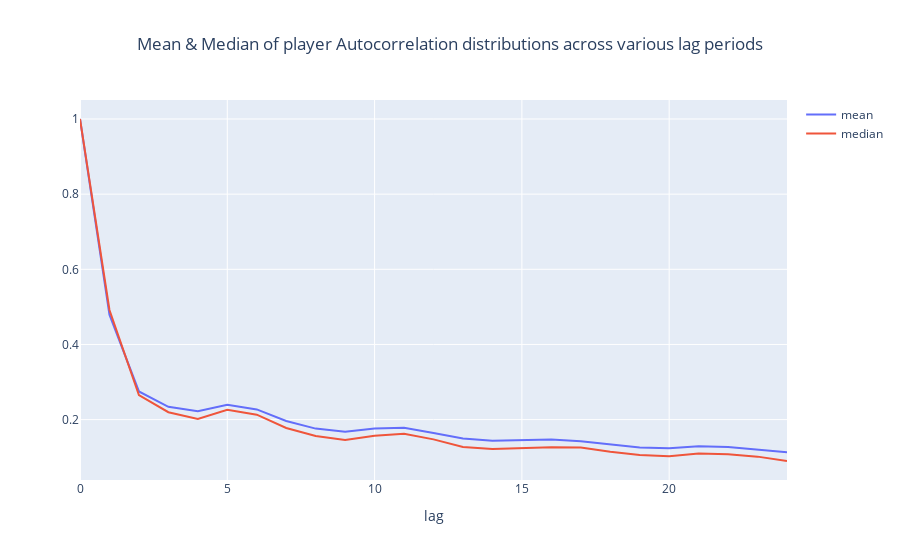

This figure's notebook cell:
### Code cell
lag_gp=auto_frame.groupby('lag').agg({'targetAvg':['mean','median']}).reset_index()
lag_gp.columns=['lag','mean','median']
fig=go.Figure()
fig.add_trace(go.Scatter(x=lag_gp['lag'],y=lag_gp['mean'],mode='lines',name='mean'))
fig.add_trace(go.Scatter(x=lag_gp['lag'],y=lag_gp['median'],mode='lines',name='median'))
fig.update_layout(title='Mean & Median of player Autocorrelation distributions across various lag periods', title_x=0.5 ,xaxis_title='lag')

### Figure 1 — Plotly figure (JSON) as saved in the notebook; plotly's stock layout.template omitted (floating-point values rounded to 4 significant figures)
{"data": [{"mode": "lines", "name": "mean", "type": "scatter", "x": [0, 1, 2, 3, 4, 5, 6, 7, 8, 9, 10, 11, 12, 13, 14, 15, 16, 17, 18, 19, 20, 21, 22, 23, 24], "y": [1, 0.4794, 0.275, 0.2342, 0.2226, 0.2396, 0.2271, 0.1963, 0.1761, 0.1679, 0.1764, 0.1786, 0.1644, 0.1499, 0.1435, 0.145, 0.1469, 0.1423, 0.1344, 0.1257, 0.124, 0.1294, 0.1273, 0.1209, 0.1131]}, {"mode": "lines", "name": "median", "type": "scatter", "x": [0, 1, 2, 3, 4, 5, 6, 7, 8, 9, 10, 11, 12, 13, 14, 15, 16, 17, 18, 19, 20, 21, 22, 23, 24], "y": [1, 0.4917, 0.2652, 0.2197, 0.2016, 0.2262, 0.2131, 0.1778, 0.1565, 0.1455, 0.1573, 0.1624, 0.1474, 0.1272, 0.1221, 0.1242, 0.1268, 0.1258, 0.1143, 0.1056, 0.1026, 0.1097, 0.1078, 0.1015, 0.08987]}], "layout": {"title": {"text": "Mean & Median of player Autocorrelation distributions across various lag periods", "x": 0.5}, "xaxis": {"title": {"text": "lag"}}}}
